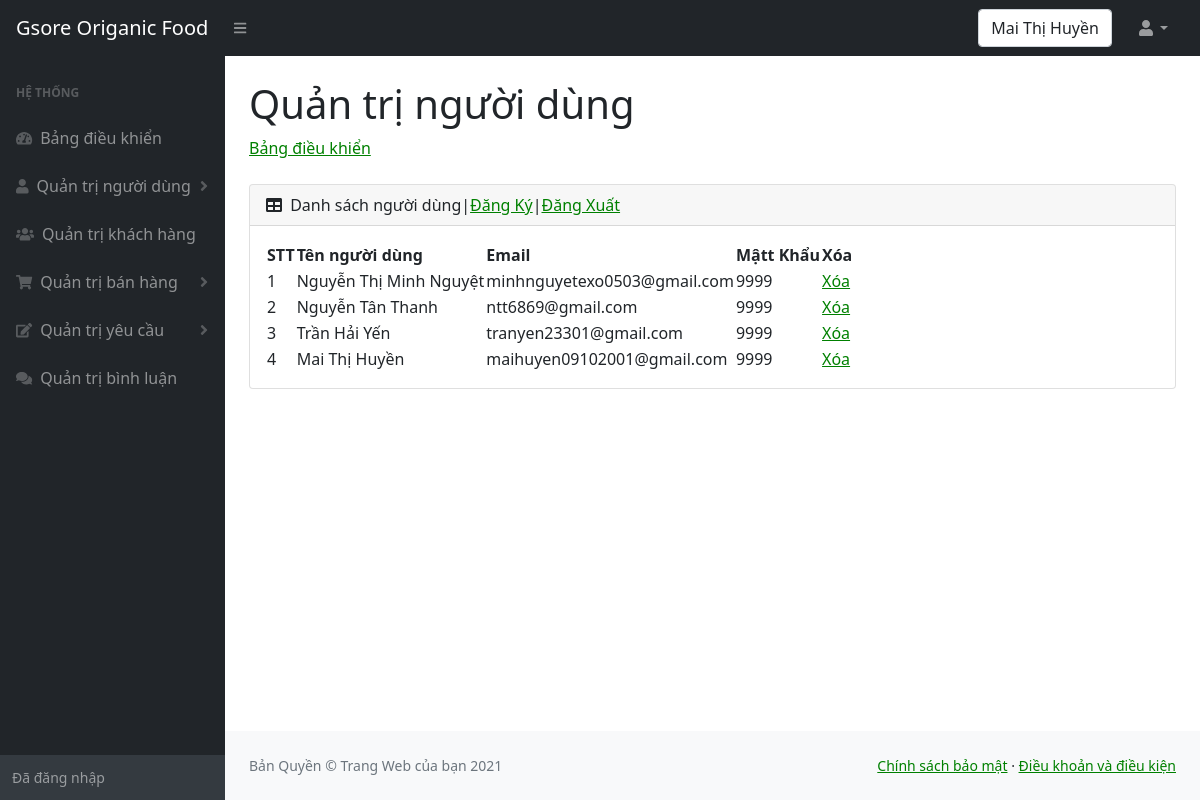
Page /nhanvien/nguoidung.php (signed in) on the committed database.
### tables this page shows
CREATE TABLE `nguoidung` (
  `manguoidung` int(10) NOT NULL AUTO_INCREMENT PRIMARY key,
  `tennguoidung` varchar(30) NOT NULL,
  `emailnguoidung` varchar(50) NOT NULL,
  `matkhau` int(10) NOT NULL
);

### nhanvien/nguoidung.php (the view, shortened to what this page needs)
<!DOCTYPE html>
<html lang="en">
<head>
    <link href="https://cdn.jsdelivr.net/npm/simple-datatables@latest/dist/style.css" rel="stylesheet" />
    <link href="css/styles.css" rel="stylesheet" />
</head>
<body class="sb-nav-fixed">
    <nav class="sb-topnav navbar navbar-expand navbar-dark bg-dark">
        <a class="navbar-brand ps-3" href="../index.php">Gsore Origanic Food </a>
        <button class="btn btn-link btn-sm order-1 order-lg-0 me-4 me-lg-0" id="sidebarToggle" href="#!"><i class="fas fa-bars"></i></button>
        <form class="d-none d-md-inline-block form-inline ms-auto me-0 me-md-3 my-2 my-md-0">
            <div class="input-group">
                <div class="form-control"><?php echo $_SESSION['ten_nguoi_dung']; ?> </div>
            </div>
        </form>
        <ul class="navbar-nav ms-auto ms-md-0 me-3 me-lg-4">
            <li class="nav-item dropdown">
                <a class="nav-link dropdown-toggle" id="navbarDropdown" href="#" role="button" data-bs-toggle="dropdown" aria-expanded="false"><i class="fas fa-user fa-fw"></i></a>
            </li>
        </ul>
    </nav>
    <div id="layoutSidenav">
    <div id="layoutSidenav_nav">
            <nav class="sb-sidenav accordion sb-sidenav-dark" id="sidenavAccordion">
                <div class="sb-sidenav-menu">
                    <div class="nav">
                        <div class="sb-sidenav-menu-heading">Hệ thống</div>
                        <a class="nav-link" href="index.php">
                            <div class="sb-nav-link-icon"><i class="fas fa-tachometer-alt"></i></div>
                            Bảng điều khiển
                        </a>
                        <a class="nav-link collapsed" href="nguoidung.php" data-bs-toggle="collapse" data-bs-target="#collapseOne" aria-expanded="false" aria-controls="collapseOne">
                            <div class="sb-nav-link-icon"><i class="fas fa-user"></i></div>
                            Quản trị người dùng
                            <div class="sb-sidenav-collapse-arrow"><i class="fas fa-angle-down"></i></div>
                        </a>
                        <a class="nav-link" href="khachhang.php">
                            <div class="sb-nav-link-icon"><i class="fas fa-users"></i></div>
                            Quản trị khách hàng
                        </a>
                        <a class="nav-link collapsed" href="#" data-bs-toggle="collapse" data-bs-target="#collapseThree" aria-expanded="false" aria-controls="collapseThree">
                            <div class="sb-nav-link-icon"><i class="fas fa-shopping-cart"></i></div>
                            Quản trị bán hàng
                            <div class="sb-sidenav-collapse-arrow"><i class="fas fa-angle-down"></i></div>
                        </a>
                        <a class="nav-link collapsed" href="#" data-bs-toggle="collapse" data-bs-target="#collapseFour" aria-expanded="false" aria-controls="collapseFour">
                            <div class="sb-nav-link-icon"><i class="fas fa-edit"></i></div>
                            Quản trị yêu cầu
                            <div class="sb-sidenav-collapse-arrow"><i class="fas fa-angle-down"></i></div>
                        </a>
                        <a class="nav-link" href="binhluan.php">
                            <div class="sb-nav-link-icon"><i class="fas fa-comments"></i></div>
                            Quản trị bình luận
                        </a>
                    </div>
                </div>
                <div class="sb-sidenav-footer">
                    <div class="small">Đã đăng nhập</div>
                </div>
            </nav>
        </div>
        <div id="layoutSidenav_content">
            <main>
                <div class="container-fluid px-4">
                    <h1 class="mt-4">Quản trị người dùng</h1>
                    <ol class="breadcrumb mb-4">
                        <li class="breadcrumb-item"><a href="index.php">Bảng điều khiển</a></li>
                    </ol>
                    <div class="card mb-4">
                        <div class="card-header">
                            <i class="fas fa-table me-1"></i>
                            Danh sách người dùng|<a href="dangky.php">Đăng Ký</a>|<a href="dangxuat.php">Đăng Xuất</a>
                        </div>
                        <div class="card-body">
                            <table id="datatablesSimple">
                                <thead>
                                    <tr>
                                        <th>STT</th>
                                        <th>Tên người dùng</th>
                                        <th>Email</th>
                                        <th>Mậtt Khẩu</th>
                                        <th>Xóa</th>
                                    </tr>
                                </thead>
                                <tbody>
                                    <?php
                                    include("../config.php");
                                    $sql = "
                                                  SELECT *
                                                  FROM nguoidung
                                                  ORDER BY manguoidung DESC
                                        ";
                                    $nguoi_dung = mysqli_query($ket_noi, $sql);
                                    $i = 0;
                                    while ($row = mysqli_fetch_array($nguoi_dung)) {
                                        $i++;; ?>
                                        <tr>
                                            <td><?php echo $i; ?></td>
                                            <td><?php echo $row["tennguoidung"]; ?></td>
                                            <td><?php echo $row["emailnguoidung"]; ?></td>
                                            <td><?php echo $row["matkhau"]; ?></td>
                                            <td><a href="nguoidungxoa.php?id=<?php echo $row["manguoidung"]; ?>">Xóa</a></td>
                                        </tr>
                                    <?php
                                    }; ?>
                                </tbody>
                            </table>
                        </div>
                    </div>
                </div>
            </main>
            <footer class="py-4 bg-light mt-auto">
                <div class="container-fluid px-4">
                    <div class="d-flex align-items-center justify-content-between small">
                        <div class="text-muted">Bản Quyền &copy; Trang Web của bạn 2021</div>
                        <div>
                            <a href="chinhsachbaomat.php">Chính sách bảo mật</a>
                            &middot;
                            <a href="chinhsachbaomat.php">Điều khoản và điều kiện</a>
                        </div>
                    </div>
                </div>
            </footer>
        </div>
    </div>
</body>
</html>

### rows in the picture
nguoidung: tennguoidung "Nguyễn Thị Minh Nguyệt", emailnguoidung "minhnguyetexo0503@gmail.com", matkhau "9999"
nguoidung: tennguoidung "Nguyễn Tân Thanh", emailnguoidung "ntt6869@gmail.com", matkhau "9999"
nguoidung: tennguoidung "Trần Hải Yến", emailnguoidung "tranyen23301@gmail.com", matkhau "9999"
nguoidung: tennguoidung "Mai Thị Huyền", emailnguoidung "maihuyen09102001@gmail.com", matkhau "9999"

### other values in the picture
$_SESSION['ten_nguoi_dung'] "Mai Thị Huyền"
